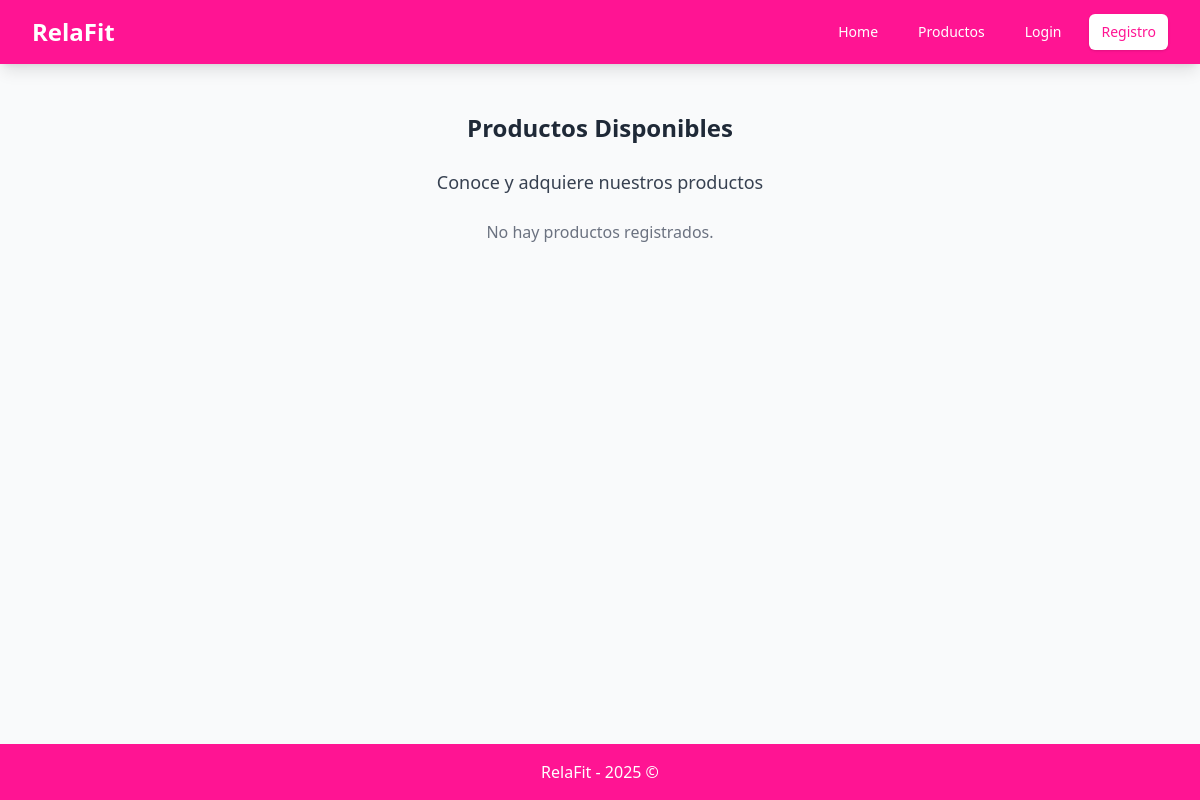
Before: /producto/ with the older database file.
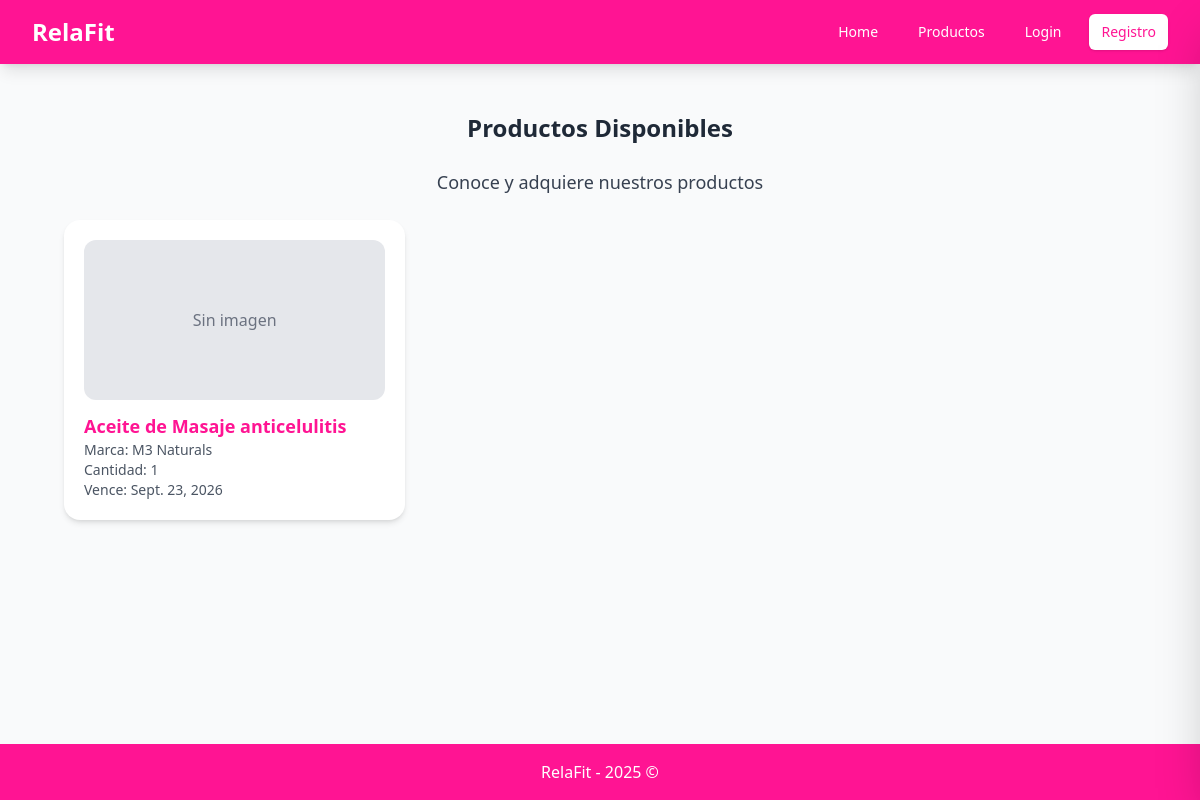
After: the same page with the newer database file.
### Sesion/models.py (models this page shows)
class Producto(models.Model):
    idProducto = models.IntegerField(primary_key = True)
    tipoProducto = models.CharField()
    cantidadDeProducto = models.IntegerField()
    precioDeProducto = models.IntegerField()
    imagenProducto = models.ImageField(upload_to="productos/", blank=True, null=True)
    marcaProducto = models.CharField()
    fechaVencimientoProducto = models.DateField()
    productoReserva = models.ForeignKey('Reserva', on_delete=models.CASCADE, related_name='productos', null=True, blank=True)

### Sesion/views.py (the view)
# urls.py: path("producto/", ProductoPageView.as_view() , name = 'producto')
class ProductoPageView(TemplateView):
    template_name = "producto.html"
    def get_context_data(self, **kwargs):
        context = super().get_context_data(**kwargs)
        context['productos'] = Producto.objects.all()
        return context

### Sesion/templates/producto.html (shortened to what this page needs)
{% extends "base.html" %}
{% block content %}
<div class="max-w-7xl mx-auto py-6 sm:px-6 lg:px-8">
    <h2 class="text-2xl font-bold text-gray-800 mb-6 text-center">Productos Disponibles</h2>
    <h3 class="text-lg font-light text-gray-700 mb-6 text-center">Conoce y adquiere nuestros productos</h3>
    <div class="grid grid-cols-1 sm:grid-cols-2 lg:grid-cols-3 gap-6">
        {% for producto in productos %}
        <div onclick="document.getElementById('sidebar-{{ producto.idProducto }}').classList.remove('translate-x-full')"
             class="bg-white rounded-2xl shadow-md p-5 cursor-pointer transition duration-300 ease-in-out transform hover:scale-105 hover:shadow-lg">
            {% if producto.imagenProducto %}
            <div class="w-full h-40 overflow-hidden rounded-xl mb-3">
                <img src="{{ producto.imagenProducto.url }}" alt="{{ producto.tipoProducto }}" class="w-full h-full object-cover">
            </div>
            {% else %}
            <div class="w-full h-40 bg-gray-200 flex items-center justify-center rounded-xl mb-3 text-gray-500">
                Sin imagen
            </div>
            {% endif %}
            <h3 class="text-lg font-semibold text-pink-bright">{{ producto.tipoProducto }}</h3>
            <p class="text-sm text-gray-600">Marca: {{ producto.marcaProducto }}</p>
            <p class="text-sm text-gray-600">Cantidad: {{ producto.cantidadDeProducto }}</p>
            <p class="text-sm text-gray-600">Vence: {{ producto.fechaVencimientoProducto }}</p>
        </div>
        {% empty %}
        <p class="text-center text-gray-500 col-span-3">No hay productos registrados.</p>
        {% endfor %}
    </div>
</div>
{% endblock %}

Changed rows visible on the page:
added Producto: imagenProducto "Sin imagen", tipoProducto "Aceite de Masaje anticelulitis", marcaProducto "M3 Naturals", cantidadDeProducto "1", fechaVencimientoProducto "Sept. 23, 2026"
Other visible differences:
text no longer shown: "No hay productos registrados."
